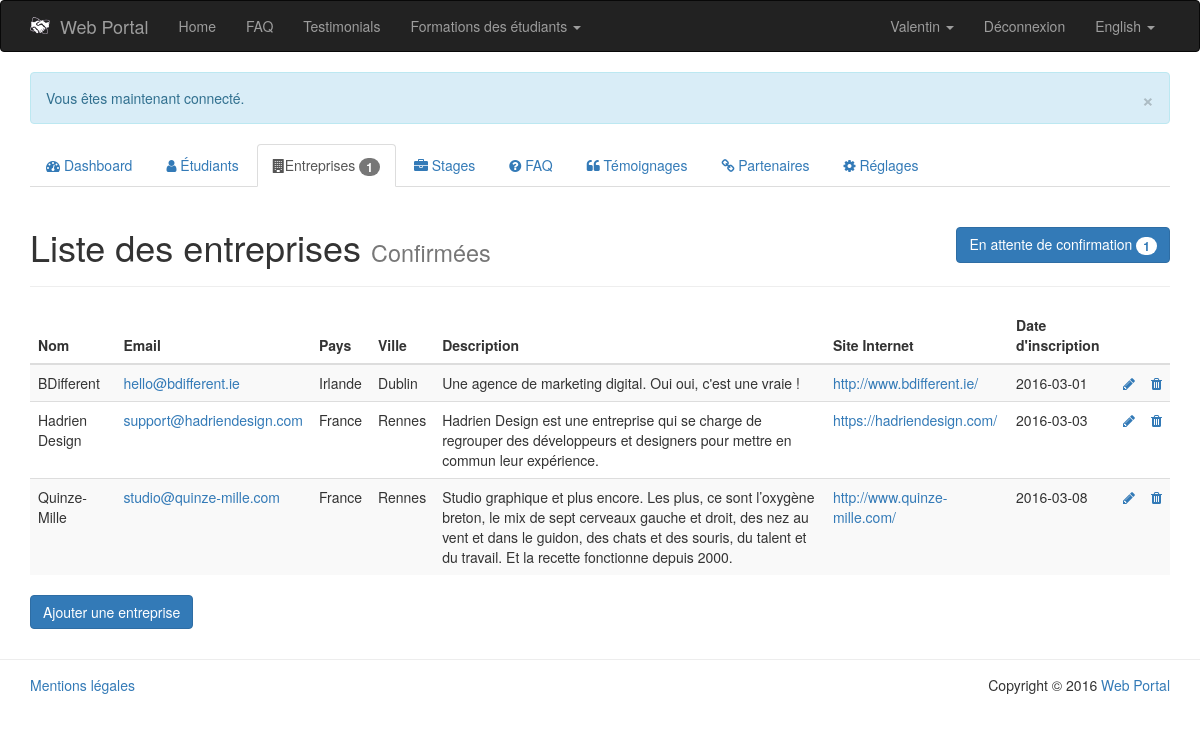
The app's page /PHP/public/index.php?page=admin/companies-list (signed in) with its own data.
### tables this page shows
CREATE TABLE `settings` (
  `id` int(11) NOT NULL,
  `tag` varchar(64) NOT NULL,
  `value` varchar(256) NOT NULL,
  `placeholder` varchar(128) NOT NULL,
  `data_type` enum('varchar','int','boolean') NOT NULL DEFAULT 'varchar'
);

CREATE TABLE `student` (
  `id` int(11) NOT NULL,
  `first_name` varchar(64) NOT NULL,
  `last_name` varchar(64) NOT NULL,
  `country` enum('France','Irlande') NOT NULL,
  `skill` int(11) NOT NULL,
  `email` varchar(64) NOT NULL,
  `password` varchar(64) NOT NULL,
  `cv` varchar(128) NOT NULL,
  `portfolio` varchar(128) NOT NULL,
  `admin` tinyint(1) NOT NULL DEFAULT '0',
  `available` tinyint(1) NOT NULL DEFAULT '1',
  `activated` tinyint(1) NOT NULL,
  `register_date` date NOT NULL
);

CREATE TABLE `company` (
  `id` int(11) NOT NULL,
  `name` varchar(64) NOT NULL,
  `email` varchar(128) NOT NULL,
  `password` varchar(64) NOT NULL,
  `country` enum('France','Irlande') NOT NULL,
  `city` varchar(64) NOT NULL,
  `logo` varchar(128) NOT NULL,
  `description` text NOT NULL,
  `website` varchar(64) NOT NULL,
  `activated` tinyint(1) NOT NULL,
  `register_date` date NOT NULL
);

### PHP/app/model/Settings.class.php (called while the page is built, shortened)
<?php
	class Settings {
		public static function getWebsiteName() {
			$db = PDOConnexion::getInstance();
			$sql = "SELECT value FROM settings WHERE tag = 'website_name'";
			$sth = $db->prepare($sql);
			$sth->setFetchMode(PDO::FETCH_CLASS|PDO::FETCH_PROPS_LATE, 'Settings');
			$sth->execute();
			return $sth->fetch()->value;
		}
	}
?>

### PHP/app/model/Autoloader.php (called while the page is built, shortened)
<?php
	class Autoloader {
		public static function appAutoload($class) {
			$class = str_replace('\\', '/', $class);
		}
	}
?>

### PHP/app/model/Language.class.php (called while the page is built, shortened)
<?php
	class Language {
		private $defaultLanguage = 'en';
		private $currentLanguage;
		private $translate = array();
		public function __construct() {
		    if (isset($_COOKIE['lang']) || isset($_SESSION['lang'])) {
		        if (isset($_COOKIE['lang'])) {
		            $this->currentLanguage = $_COOKIE['lang'];
		        }
		        if (isset($_SESSION['lang'])) {
		            $this->currentLanguage = $_SESSION['lang'];
		        }
		    }
		    else {
		    	$this->currentLanguage = $this->detectBrowserLanguage();
		    }
		    $this->translate = $translate;
		}
		private function detectBrowserLanguage() {
			if (isset($_SERVER['HTTP_ACCEPT_LANGUAGE'])) {
				if (substr($_SERVER['HTTP_ACCEPT_LANGUAGE'], 0, 2) == 'fr') {
					return 'fr';
				}
				else {
					return 'en';
				}
			}
			return $this->defaultLanguage;
		}
		public function getCurrentLanguage() {
			$languageName = ($this->currentLanguage == 'fr') ? 'Français' : 'English';
			return array(
				'code' => $this->currentLanguage,
				'name' => $languageName
			);
		}
		public function translate($term) {
			if (!array_key_exists($this->currentLanguage, $this->translate)) {
				if (file_exists(LANG . DS . $this->currentLanguage . '.php')) {
					return $this->translate[$term];
				}
			}
			else {
				throw new Exception('Le terme "' . $term . '" n\'existe pas dans le fichier de traduction.');
			}
		}
	}
?>

### PHP/ressources/lang/en.php (called while the page is built)
<?php
	$translate = array (
		'home' => 'Home',
		'faq' => 'FAQ',
		'testimonials' => 'Testimonials',
		'student' => 'Student',
		'company' => 'Company'
	);
?>

### PHP/app/model/Student.class.php (called while the page is built, shortened)
<?php
	class Student {
		public function __get($nom){
			return $this->$nom;
		}
		public static function getStudentById($id) {
			$db = PDOConnexion::getInstance();
			$sql = 'SELECT * FROM student WHERE id = :id';
			$sth = $db->prepare($sql);
			$sth->setFetchMode(PDO::FETCH_CLASS|PDO::FETCH_PROPS_LATE, 'Student');
			$sth->execute(array(
				':id' => $id
			));
			return $sth->fetch();
		}
	}
?>

### PHP/app/model/Company.class.php (called while the page is built, shortened)
<?php
	class Company {
		public function __get($nom){
			return $this->$nom;
		}
		public static function getActivatedCompanies($activated = true) {
			$db = PDOConnexion::getInstance();
			$sql = ($activated == true) ? 'SELECT * FROM company WHERE activated' : 'SELECT * FROM company WHERE !activated';
			$sth = $db->prepare($sql);
			$sth->setFetchMode(PDO::FETCH_CLASS|PDO::FETCH_PROPS_LATE, 'Company');
			$sth->execute();
			return $sth->fetchAll();
		}
	}
?>

### PHP/app/view/admin/companies-list.php (the view, shortened to what this page needs)
<?php
if(App::isAdmin()){
	$type = htmlentities($_GET['type']);
?>
<div class="col-md-12">
	<div class="page-header">
		<h1>
			Liste des entreprises
			<?php
				if ($type == 'awaiting') {
					echo '<small>En attente d\'activation</small>';
					echo '<a href="index.php?page=admin/companies-list&amp;type=activated" class="btn btn-primary pull-right">Voir les entreprises confirmées <span class="badge">' . count(Company::getActivatedCompanies(true)) . '</span></a>';
				}
				else {
					echo '<small>Confirmées</small>';
					echo '<a href="index.php?page=admin/companies-list&amp;type=awaiting" class="btn btn-primary pull-right">En attente de confirmation <span class="badge">' . count(Company::getActivatedCompanies(false)) . '</span></a>';
				}
			?>
		</h1>
	</div>
	<?php
		if ($type == 'activated') :
			if (Company::getActivatedCompanies(true)) :
	?>
	<table class="table table-striped">
		<thead>
			<tr>
				<th>Nom</th>
				<th>Email</th>
				<th>Pays</th>
				<th>Ville</th>
				<th>Description</th>
				<th>Site Internet</th>
				<th>Date d'inscription</th>
				<th></th>
				<th></th>
			</tr>
		</thead>
		<?php
			foreach (Company::getActivatedCompanies() as $company) {
				echo '<tr data-id=' . $company->id . '>';
					echo '<td>' . $company->name . '</td>';
					echo '<td><a href="mailto:' . $company->email . '">' . $company->email . '</a></td>';
					echo '<td>' . $company->country . '</td>';
					echo '<td>' . $company->city . '</td>';
					echo '<td>' . $company->description . '</td>';
					echo '<td><a href="' . $company->website . '" target="_blank">' . $company->website . '</a></td>';
					echo '<td>' . $company->register_date . '</td>';
					echo '<td><a href="index.php?page=admin/company-edit&amp;id=' . $company->id . '" data-toggle="tooltip" title="Modifier"><i class="fa fa-pencil"></i></a></td>';
					echo '<td><a href="#" title="Supprimer" data-action="delete" data-toggle="tooltip" title="Supprimer"><i class="fa fa-trash"></i></a></td>';
				echo '</tr>';
			}
		?>
	</table>
	<a href="index.php?page=admin/add-company&amp;type=<?php echo $type; ?>" class="btn btn-primary">Ajouter une entreprise</a>
	<?php
			else:
				echo 'Aucune entreprise n\'a été confirmée.';
			endif;
		endif;
	}
	else{
		App::getHeader(404);
	}
	?>
</div>

### PHP/app/view/navbar.php (shortened to what this page needs)
<nav class="navbar navbar-inverse">
	<div class="container">
		<div class="navbar-header">
			<a class="navbar-brand" href="index.php?page=home"><img src="img/logo.png" alt="Logo" style="float: left; margin-right: 10px; width: 20px;"><?php echo Settings::getWebsiteName(); ?></a>
		</div>
		<div id="navbar" class="collapse navbar-collapse">
			<ul class="nav navbar-nav">
				<li<?php App::isCurrentPage('home'); ?>><a href="index.php?page=home"><?php echo $language->translate('home'); ?></a></li>
				<li<?php App::isCurrentPage('faq'); ?>><a href="index.php?page=faq"><?php echo $language->translate('faq'); ?></a></li>
				<li<?php App::isCurrentPage('testimonials'); ?>><a href="index.php?page=testimonials"><?php echo $language->translate('testimonials'); ?></a></li>
				<li class="dropdown"
					     	App::isCurrentPage('formations-ireland'); ?>>
						  	<a id="formations-dropdown" href="#" class="dropdown-toggle" data-toggle="dropdown" role="button" aria-haspopup="true" aria-expanded="false">
								Formations des étudiants
								<span class="caret"></span>
							</a>
				</li>
			</ul>
			<ul class="nav navbar-nav navbar-right">
				<?php if (App::isLogged()) : ?>
					<?php $member = App::getMember(); ?>
					<?php if (get_class($member) == 'Student') : ?>
						<li class="dropdown">
							<a id="student-dropdown" href="#" class="dropdown-toggle" data-toggle="dropdown" role="button" aria-haspopup="true" aria-expanded="false">
								<?php echo $member->first_name; ?>
								<span class="caret"></span>
							</a>
						</li>
					<?php endif; ?>
					<li><a href="index.php?page=signout">Déconnexion</a></li>
				<?php endif; ?>
				<li class="dropdown">
					<a id="lang-dropdown" href="#" class="dropdown-toggle" data-toggle="dropdown" role="button" aria-haspopup="true" aria-expanded="false">
						<?php echo $language->getCurrentLanguage()['name']; ?>
						<span class="caret"></span>
					</a>
				</li>
            </ul>
		</div>
	</div>
</nav>

### records on screen
settings: value "Web Portal"
student: first_name "Valentin"
company: name "BDifferent", email "hello@bdifferent.ie", country "Irlande", city "Dublin", description "Une agence de marketing digital. Oui oui, c'est une vraie !", website "http://www.bdifferent.ie/", register_date "2016-03-01"
company: name "Hadrien Design", email "support@hadriendesign.com", country "France", city "Rennes", description "Hadrien Design est une entreprise qui se charge de regrouper des développeurs et designers pour mettre en commun leur expérience.", website "https://hadriendesign.com/", register_date "2016-03-03"
company: name "Quinze-Mille", email "studio@quinze-mille.com", country "France", city "Rennes", description "Studio graphique et plus encore. Les plus, ce sont l’oxygène breton, le mix de sept cerveaux gauche et droit, des nez au vent et dans le guidon, des chats et des souris, du talent et du travail. Et la recette fonctionne depuis 2000.", website "http://www.quinze-mille.com/", register_date "2016-03-08"

### other values on screen
$language->translate('home') "Home"
$language->translate('faq') "FAQ"
$language->translate('testimonials') "Testimonials"
$language->getCurrentLanguage()['name'] "English"
$output "× Vous êtes maintenant connecté."
count(Company::getActivatedCompanies(false)) "1"
App::$siteTitle "Web Portal"
